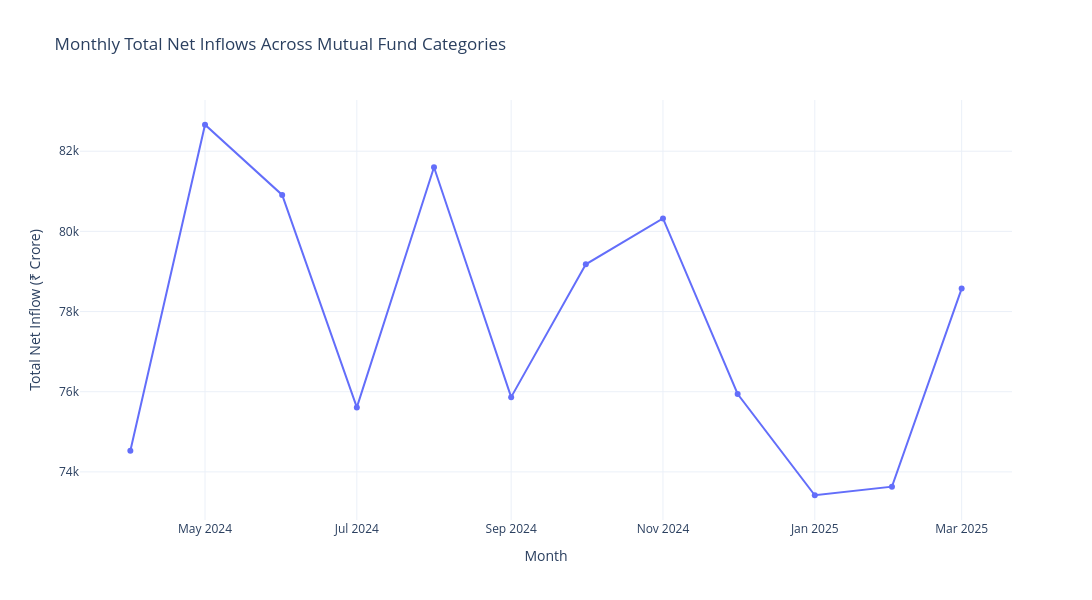

Notebook code cell kept with this figure:
### Code cell
monthly_total = monthly_total.sort_values('month')

fig = px.line(
    monthly_total,
    x='month',
    y='total_monthly_inflow',
    markers=True,
    title='Monthly Total Net Inflows Across Mutual Fund Categories',
    labels={
        'month': 'Month',
        'total_monthly_inflow': 'Total Net Inflow (₹ Crore)'
    }
)

fig.update_layout(
    template='plotly_white',
    width=1200,
    height=600,
    hovermode='x unified'
)

fig.show()

### Figure 1 — Plotly figure (JSON) as saved in the notebook; plotly's stock layout.template omitted (floating-point values rounded to 4 significant figures)
{"data": [{"hovertemplate": "Month=%{x}<br>Total Net Inflow (₹ Crore)=%{y}<extra></extra>", "legendgroup": "", "line": {"color": "#636efa", "dash": "solid"}, "marker": {"symbol": "circle"}, "mode": "lines+markers", "name": "", "orientation": "v", "showlegend": false, "type": "scatter", "x": ["2024-04-01T00:00:00.000000", "2024-05-01T00:00:00.000000", "2024-06-01T00:00:00.000000", "2024-07-01T00:00:00.000000", "2024-08-01T00:00:00.000000", "2024-09-01T00:00:00.000000", "2024-10-01T00:00:00.000000", "2024-11-01T00:00:00.000000", "2024-12-01T00:00:00.000000", "2025-01-01T00:00:00.000000", "2025-02-01T00:00:00.000000", "2025-03-01T00:00:00.000000"], "xaxis": "x", "y": [74530.0, 82660.0, 80910.0, 75610.0, 81600.0, 75860.0, 79180.0, 80320.0, 75940.0, 73420.0, 73630.0, 78570.0], "yaxis": "y"}], "layout": {"height": 600, "hovermode": "x unified", "legend": {"tracegroupgap": 0}, "title": {"text": "Monthly Total Net Inflows Across Mutual Fund Categories"}, "width": 1200, "xaxis": {"anchor": "y", "domain": [0, 1], "title": {"text": "Month"}}, "yaxis": {"anchor": "x", "domain": [0, 1], "title": {"text": "Total Net Inflow (₹ Crore)"}}}}
